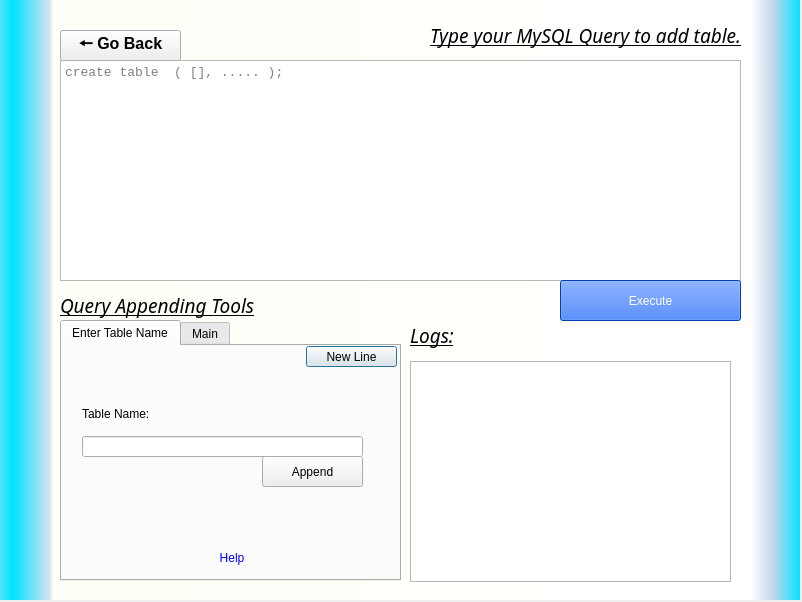
<?xml version="1.0" encoding="UTF-8"?>
<ui version="4.0">
 <class>add_TB_window</class>
 <widget class="QDialog" name="add_TB_window">
  <property name="geometry">
   <rect>
    <x>0</x>
    <y>0</y>
    <width>802</width>
    <height>602</height>
   </rect>
  </property>
  <property name="sizePolicy">
   <sizepolicy hsizetype="Fixed" vsizetype="Preferred">
    <horstretch>0</horstretch>
    <verstretch>0</verstretch>
   </sizepolicy>
  </property>
  <property name="windowTitle">
   <string>Add Table</string>
  </property>
  <property name="windowIcon">
   <iconset>
    <normaloff>icon.png</normaloff>icon.png</iconset>
  </property>
  <property name="styleSheet">
   <string notr="true">LoginPg:QDialog{background-color: qconicalgradient(cx:0.258528, cy:0.847, angle:20, stop:0 rgba(123, 230, 239, 255), stop:1 rgba(255, 255, 255, 255))}</string>
  </property>
  <widget class="QWidget" name="add_TB_main" native="true">
   <property name="enabled">
    <bool>true</bool>
   </property>
   <property name="geometry">
    <rect>
     <x>0</x>
     <y>0</y>
     <width>800</width>
     <height>600</height>
    </rect>
   </property>
   <property name="styleSheet">
    <string notr="true">QWidget#add_TB_main{
background-color:qlineargradient(spread:reflect, x1:1, y1:0.472, x2:0.017, y2:0.472, stop:0 rgba(0, 227, 255, 255), stop:0.0340909 rgba(192, 214, 234, 255), stop:0.0625 rgba(255, 255, 255, 255), stop:0.948864 rgba(255, 255, 247, 255), stop:0.954545 rgba(209, 227, 239, 255), stop:1 rgba(0, 227, 255, 255));}
</string>
   </property>
   <widget class="QTextEdit" name="Querybox">
    <property name="geometry">
     <rect>
      <x>60</x>
      <y>60</y>
      <width>681</width>
      <height>221</height>
     </rect>
    </property>
    <property name="font">
     <font>
      <family>Consolas</family>
      <pointsize>10</pointsize>
      <weight>50</weight>
      <italic>false</italic>
      <bold>false</bold>
     </font>
    </property>
    <property name="cursor" stdset="0">
     <cursorShape>IBeamCursor</cursorShape>
    </property>
    <property name="mouseTracking">
     <bool>true</bool>
    </property>
    <property name="focusPolicy">
     <enum>Qt::ClickFocus</enum>
    </property>
    <property name="styleSheet">
     <string notr="true">font: 10pt &quot;Consolas&quot;;</string>
    </property>
    <property name="html">
     <string>&lt;!DOCTYPE HTML PUBLIC &quot;-//W3C//DTD HTML 4.0//EN&quot; &quot;http://www.w3.org/TR/REC-html40/strict.dtd&quot;&gt;
&lt;html&gt;&lt;head&gt;&lt;meta name=&quot;qrichtext&quot; content=&quot;1&quot; /&gt;&lt;style type=&quot;text/css&quot;&gt;
p, li { white-space: pre-wrap; }
&lt;/style&gt;&lt;/head&gt;&lt;body style=&quot; font-family:'Consolas'; font-size:10pt; font-weight:400; font-style:normal;&quot;&gt;
&lt;p style=&quot;-qt-paragraph-type:empty; margin-top:0px; margin-bottom:0px; margin-left:0px; margin-right:0px; -qt-block-indent:0; text-indent:0px;&quot;&gt;&lt;br /&gt;&lt;/p&gt;&lt;/body&gt;&lt;/html&gt;</string>
    </property>
    <property name="placeholderText">
     <string>create table &lt;table_name&gt; (&lt;column_name1&gt; &lt;datatype&gt;[&lt;size&gt;], ..... );</string>
    </property>
   </widget>
   <widget class="QLabel" name="label">
    <property name="geometry">
     <rect>
      <x>340</x>
      <y>20</y>
      <width>401</width>
      <height>31</height>
     </rect>
    </property>
    <property name="font">
     <font>
      <family>Segoe UI Semibold</family>
      <pointsize>14</pointsize>
      <weight>8</weight>
      <italic>true</italic>
      <bold>false</bold>
      <underline>true</underline>
     </font>
    </property>
    <property name="styleSheet">
     <string notr="true">font: 63 italic 14pt &quot;Segoe UI Semibold&quot;;
text-decoration: underline;</string>
    </property>
    <property name="text">
     <string>Type your MySQL Query to add table.</string>
    </property>
    <property name="alignment">
     <set>Qt::AlignRight|Qt::AlignTrailing|Qt::AlignVCenter</set>
    </property>
   </widget>
   <widget class="QTabWidget" name="tabWidget">
    <property name="enabled">
     <bool>true</bool>
    </property>
    <property name="geometry">
     <rect>
      <x>60</x>
      <y>320</y>
      <width>341</width>
      <height>261</height>
     </rect>
    </property>
    <property name="currentIndex">
     <number>0</number>
    </property>
    <widget class="QWidget" name="basic">
     <attribute name="title">
      <string>Enter Table Name</string>
     </attribute>
     <widget class="QLabel" name="label_3">
      <property name="geometry">
       <rect>
        <x>20</x>
        <y>60</y>
        <width>121</width>
        <height>16</height>
       </rect>
      </property>
      <property name="text">
       <string>Table Name:</string>
      </property>
     </widget>
     <widget class="QLineEdit" name="TB_namebox">
      <property name="geometry">
       <rect>
        <x>20</x>
        <y>90</y>
        <width>281</width>
        <height>21</height>
       </rect>
      </property>
     </widget>
     <widget class="QPushButton" name="basic_newline">
      <property name="geometry">
       <rect>
        <x>244</x>
        <y>0</y>
        <width>91</width>
        <height>21</height>
       </rect>
      </property>
      <property name="text">
       <string>New Line</string>
      </property>
     </widget>
     <widget class="QPushButton" name="basic_appenDOR">
      <property name="geometry">
       <rect>
        <x>200</x>
        <y>110</y>
        <width>101</width>
        <height>31</height>
       </rect>
      </property>
      <property name="styleSheet">
       <string notr="true"/>
      </property>
      <property name="text">
       <string>Append</string>
      </property>
      <property name="flat">
       <bool>false</bool>
      </property>
     </widget>
     <widget class="QPushButton" name="help_2">
      <property name="geometry">
       <rect>
        <x>130</x>
        <y>200</y>
        <width>80</width>
        <height>23</height>
       </rect>
      </property>
      <property name="styleSheet">
       <string notr="true">font: 75 bold 9pt &quot;MS Shell Dlg 2&quot;;
color: rgba(0, 0, 255,255);</string>
      </property>
      <property name="text">
       <string>Help</string>
      </property>
      <property name="flat">
       <bool>true</bool>
      </property>
     </widget>
    </widget>
    <widget class="QWidget" name="main">
     <property name="enabled">
      <bool>true</bool>
     </property>
     <attribute name="title">
      <string>Main</string>
     </attribute>
     <widget class="QPushButton" name="main_newline">
      <property name="geometry">
       <rect>
        <x>180</x>
        <y>0</y>
        <width>81</width>
        <height>21</height>
       </rect>
      </property>
      <property name="font">
       <font>
        <pointsize>9</pointsize>
       </font>
      </property>
      <property name="text">
       <string>New Line</string>
      </property>
     </widget>
     <widget class="QLineEdit" name="Attrib_txtbox">
      <property name="geometry">
       <rect>
        <x>120</x>
        <y>30</y>
        <width>211</width>
        <height>20</height>
       </rect>
      </property>
      <property name="maxLength">
       <number>127</number>
      </property>
     </widget>
     <widget class="QLabel" name="label_5">
      <property name="geometry">
       <rect>
        <x>20</x>
        <y>30</y>
        <width>101</width>
        <height>16</height>
       </rect>
      </property>
      <property name="font">
       <font>
        <pointsize>9</pointsize>
       </font>
      </property>
      <property name="text">
       <string>Attribute Name:</string>
      </property>
     </widget>
     <widget class="QLabel" name="label_6">
      <property name="geometry">
       <rect>
        <x>20</x>
        <y>60</y>
        <width>161</width>
        <height>16</height>
       </rect>
      </property>
      <property name="font">
       <font>
        <pointsize>9</pointsize>
       </font>
      </property>
      <property name="text">
       <string>Attribute Datatype:</string>
      </property>
     </widget>
     <widget class="QSpinBox" name="len_spinBox">
      <property name="geometry">
       <rect>
        <x>20</x>
        <y>160</y>
        <width>91</width>
        <height>41</height>
       </rect>
      </property>
      <property name="minimum">
       <number>1</number>
      </property>
      <property name="maximum">
       <number>8191</number>
      </property>
      <property name="value">
       <number>20</number>
      </property>
     </widget>
     <widget class="QWidget" name="gridLayoutWidget">
      <property name="geometry">
       <rect>
        <x>20</x>
        <y>80</y>
        <width>311</width>
        <height>58</height>
       </rect>
      </property>
      <layout class="QGridLayout" name="gridLayout">
       <item row="1" column="0">
        <widget class="QRadioButton" name="date_btn">
         <property name="text">
          <string>Date</string>
         </property>
        </widget>
       </item>
       <item row="0" column="0">
        <widget class="QRadioButton" name="str_btn">
         <property name="text">
          <string>Text [ string ]</string>
         </property>
         <property name="checked">
          <bool>true</bool>
         </property>
        </widget>
       </item>
       <item row="0" column="1">
        <widget class="QRadioButton" name="int_btn">
         <property name="text">
          <string>Integer [ int ]</string>
         </property>
        </widget>
       </item>
       <item row="1" column="1">
        <widget class="QRadioButton" name="float_btn">
         <property name="text">
          <string>Decimal [float ]</string>
         </property>
        </widget>
       </item>
      </layout>
     </widget>
     <widget class="QLabel" name="label_7">
      <property name="geometry">
       <rect>
        <x>20</x>
        <y>140</y>
        <width>131</width>
        <height>16</height>
       </rect>
      </property>
      <property name="font">
       <font>
        <pointsize>8</pointsize>
       </font>
      </property>
      <property name="text">
       <string>Set Maximum Length:</string>
      </property>
     </widget>
     <widget class="QPushButton" name="main_appenDOR">
      <property name="geometry">
       <rect>
        <x>150</x>
        <y>150</y>
        <width>181</width>
        <height>41</height>
       </rect>
      </property>
      <property name="styleSheet">
       <string notr="true">background-color: rgb(85, 170, 255);
color: rgb(255, 255, 255);</string>
      </property>
      <property name="text">
       <string>Append</string>
      </property>
      <property name="flat">
       <bool>false</bool>
      </property>
     </widget>
     <widget class="QPushButton" name="endQuery">
      <property name="geometry">
       <rect>
        <x>260</x>
        <y>0</y>
        <width>75</width>
        <height>23</height>
       </rect>
      </property>
      <property name="styleSheet">
       <string notr="true">font: 75 bold  9pt &quot;MS Shell Dlg 2&quot;;
color: rgba(0, 0, 0,255);
background-color: rgba(42, 255, 67,255);</string>
      </property>
      <property name="text">
       <string>End Query</string>
      </property>
     </widget>
     <widget class="QWidget" name="horizontalLayoutWidget">
      <property name="geometry">
       <rect>
        <x>0</x>
        <y>200</y>
        <width>344</width>
        <height>31</height>
       </rect>
      </property>
      <layout class="QHBoxLayout" name="horizontalLayout">
       <item>
        <widget class="QCheckBox" name="primarykey_checkBox">
         <property name="font">
          <font>
           <pointsize>8</pointsize>
          </font>
         </property>
         <property name="text">
          <string>Set as Primary Key</string>
         </property>
        </widget>
       </item>
       <item>
        <widget class="QPushButton" name="help">
         <property name="styleSheet">
          <string notr="true">font: 75 bold 9pt &quot;MS Shell Dlg 2&quot;;
color: rgba(0, 0, 255,255);</string>
         </property>
         <property name="text">
          <string>Help</string>
         </property>
         <property name="flat">
          <bool>true</bool>
         </property>
        </widget>
       </item>
       <item>
        <widget class="QCheckBox" name="not_NULL_checkBox">
         <property name="font">
          <font>
           <pointsize>8</pointsize>
          </font>
         </property>
         <property name="text">
          <string>Set as NOT NULL</string>
         </property>
        </widget>
       </item>
      </layout>
     </widget>
    </widget>
   </widget>
   <widget class="QPushButton" name="execuTOR">
    <property name="geometry">
     <rect>
      <x>560</x>
      <y>280</y>
      <width>181</width>
      <height>41</height>
     </rect>
    </property>
    <property name="styleSheet">
     <string notr="true">background-color: rgb(0, 85, 255);
color: rgb(255, 255, 255);
font: 63 italic 16pt &quot;Segoe UI Semibold&quot;;
</string>
    </property>
    <property name="text">
     <string>Execute</string>
    </property>
    <property name="shortcut">
     <string>Ctrl+Return</string>
    </property>
    <property name="checkable">
     <bool>false</bool>
    </property>
   </widget>
   <widget class="QLabel" name="label_2">
    <property name="geometry">
     <rect>
      <x>60</x>
      <y>290</y>
      <width>231</width>
      <height>31</height>
     </rect>
    </property>
    <property name="font">
     <font>
      <family>Segoe UI Semibold</family>
      <pointsize>14</pointsize>
      <weight>8</weight>
      <italic>true</italic>
      <bold>false</bold>
      <underline>true</underline>
     </font>
    </property>
    <property name="styleSheet">
     <string notr="true">font: 63 italic 14pt &quot;Segoe UI Semibold&quot;;
text-decoration: underline;</string>
    </property>
    <property name="text">
     <string>Query Appending Tools</string>
    </property>
   </widget>
   <widget class="QLabel" name="label_4">
    <property name="geometry">
     <rect>
      <x>410</x>
      <y>320</y>
      <width>81</width>
      <height>31</height>
     </rect>
    </property>
    <property name="font">
     <font>
      <family>Segoe UI Semibold</family>
      <pointsize>14</pointsize>
      <weight>8</weight>
      <italic>true</italic>
      <bold>false</bold>
      <underline>true</underline>
     </font>
    </property>
    <property name="styleSheet">
     <string notr="true">font: 63 italic 14pt &quot;Segoe UI Semibold&quot;;
text-decoration: underline;</string>
    </property>
    <property name="text">
     <string>Logs:</string>
    </property>
   </widget>
   <widget class="QListWidget" name="log_box">
    <property name="geometry">
     <rect>
      <x>410</x>
      <y>361</y>
      <width>321</width>
      <height>221</height>
     </rect>
    </property>
    <property name="selectionMode">
     <enum>QAbstractItemView::NoSelection</enum>
    </property>
   </widget>
   <widget class="QPushButton" name="back_btn">
    <property name="geometry">
     <rect>
      <x>60</x>
      <y>30</y>
      <width>121</width>
      <height>31</height>
     </rect>
    </property>
    <property name="font">
     <font>
      <family>Segoe UI</family>
      <pointsize>12</pointsize>
      <weight>75</weight>
      <italic>false</italic>
      <bold>true</bold>
     </font>
    </property>
    <property name="styleSheet">
     <string notr="true">font: 63 bold 12pt &quot;Segoe UI&quot;;</string>
    </property>
    <property name="text">
     <string>🠔 Go Back</string>
    </property>
    <property name="flat">
     <bool>false</bool>
    </property>
   </widget>
  </widget>
 </widget>
 <resources/>
 <connections/>
</ui>
